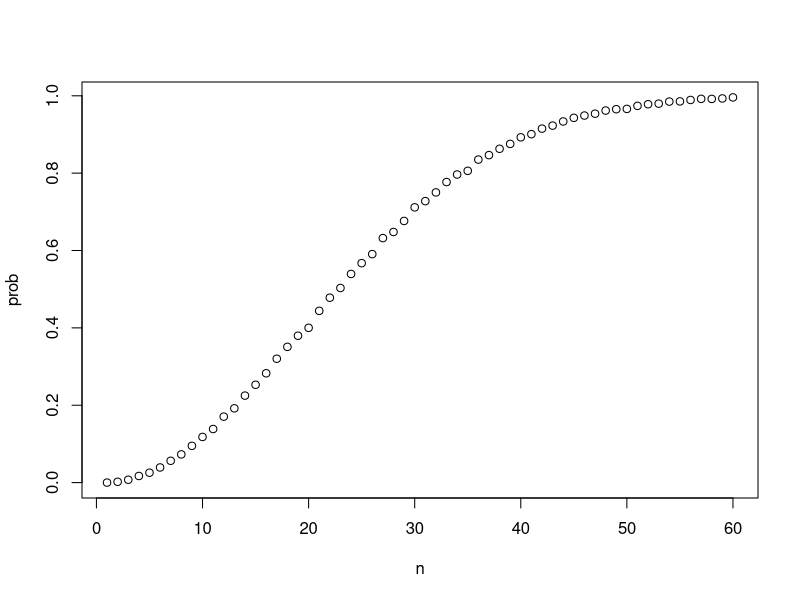
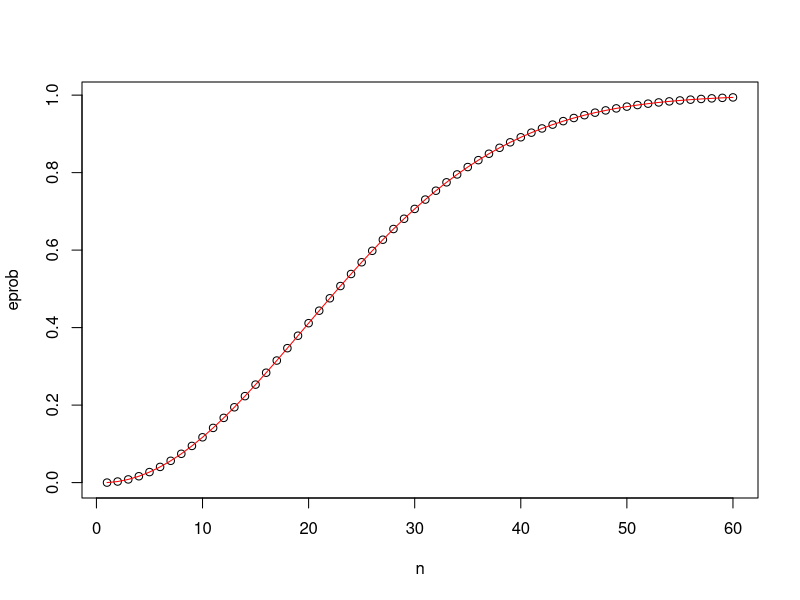
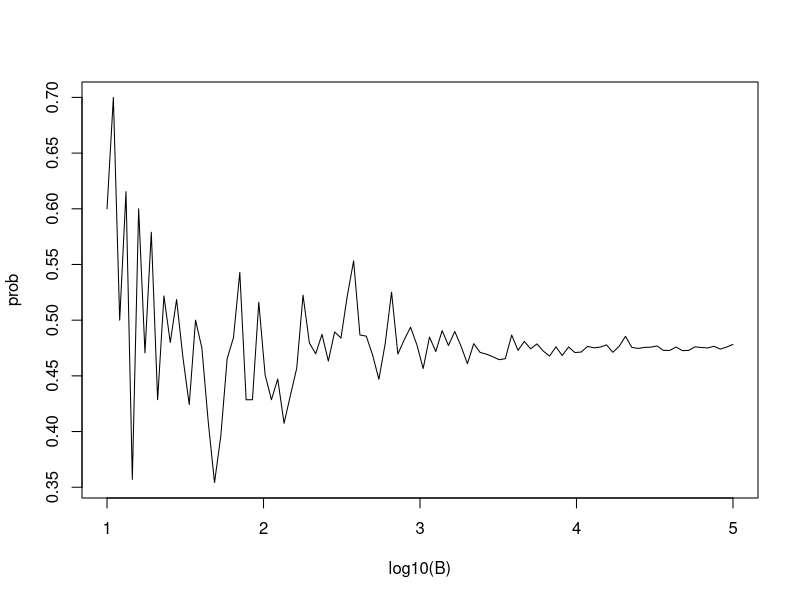

The R source for these figures, in order:
install.packages("gtools")
library(gtools)



set.seed(1, sample.kind="Rounding")
set.seed(1986)



#deck card games in R

suits <- c("Diamonds", "Clubs", "Hearts", "Spades")
numbers <- c("Ace", "Deuce", "Three", "Four", "Five", "Six", "Seven", "Eight", "Nine", "Ten", "Jack", "Queen", "King")
deck <- expand.grid(number = numbers, suit = suits)
deck <- paste(deck$number, deck$suit)
deck


kings <- paste("King", suits)
mean(deck %in% kings)
kings

permutations(5, 2)

all_phone_numbers <- permutations(10, 7, v = 0:9)
n <- nrow(all_phone_numbers)
index <- sample(n, 5)
all_phone_numbers[index, ]


library(gtools)
permutations(5,2)    # ways to choose 2 numbers in order from 1:5
all_phone_numbers <- permutations(10, 7, v = 0:9)
n <- nrow(all_phone_numbers)
index <- sample(n, 5)
all_phone_numbers[index,]

permutations(3,2)    # order matters
combinations(3,2)    # order does not matter



#Code: Probability of drawing a second king given that one king is drawn
hands <- permutations(52,2, v = deck)
first_card <- hands[,1]
second_card <- hands[,2]
sum(first_card %in% kings)

sum(first_card %in% kings & second_card %in% kings) / sum(first_card %in% kings)


#Code: Probability of a natural 21 in blackjack
aces <- paste("Ace", suits)
facecard <- c("King", "Queen", "Jack", "Ten")
facecard <- expand.grid(number = facecard, suit = suits)
facecard <- paste(facecard$number, facecard$suit)

hands <- combinations(52, 2, v=deck) # all possible hands

# probability of a natural 21 given that the ace is listed first in `combinations`
mean(hands[,1] %in% aces & hands[,2] %in% facecard)

# probability of a natural 21 checking for both ace first and ace second
mean((hands[,1] %in% aces & hands[,2] %in% facecard)|(hands[,2] %in% aces & hands[,1] %in% facecard))


#Code: Monte Carlo simulation of natural 21 in blackjack
#Note that your exact values will differ because the process is random and the seed is not set.

# code for one hand of blackjack
hand <- sample(deck, 2)
hand

# code for B=10,000 hands of blackjack
B <- 10000
results <- replicate(B, {
  hand <- sample(deck, 2)
  (hand[1] %in% aces & hand[2] %in% facecard) | (hand[2] %in% aces & hand[1] %in% facecard)
})
mean(results)


#the birthday problem : probability that almoth 2 people
#in a group of 50 have their birthday the same day

#Montecarlo solution

n <- 50
bdays <- sample(1:365, n, replace = TRUE)
any(duplicated(bdays))

B <- 10000
results  <- replicate(B, {bdays <- sample(1:365, n, replace = TRUE)
any(duplicated(bdays))})
mean(results)


compute_prob <- function(n, B = 10000){
  same_day <- replicate(B, {bdays <- sample(1:365, n, replace = TRUE)
  any(duplicated(bdays))})
  mean(same_day)
}
n <- seq(1,60)
prob <- sapply(n, compute_prob)
plot(n, prob)

#to compute the previous probability mathematically 
exact_prob <- function(n){
  prob_unique <- seq(365, 365-n+1)/365
  1-prod(prob_unique)
}
n <- 1:60
eprob <- sapply(n,exact_prob)
plot(n, eprob)
lines(n, eprob, col = "red")


#how bigger shall we repeat montecarlo experiment
B <- 10^seq(1, 5, len = 100)

compute_prob  <-  function(B, n=22){
  same_day <- replicate(B, {bdays <- sample(1:365, n, replace = TRUE)
  any(duplicated(bdays))})
  mean(same_day)
}

prob <- sapply(B, compute_prob)

plot(log10(B), prob, type = "l")
